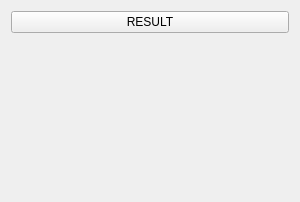
<?xml version="1.0" encoding="UTF-8"?>
<ui version="4.0">
 <class>Widget</class>
 <widget class="QWidget" name="Widget">
  <property name="geometry">
   <rect>
    <x>0</x>
    <y>0</y>
    <width>300</width>
    <height>202</height>
   </rect>
  </property>
  <property name="windowTitle">
   <string>Widget</string>
  </property>
  <layout class="QVBoxLayout" name="verticalLayout">
   <item>
    <layout class="QHBoxLayout" name="horizontalLayout">
     <item>
      <widget class="QPushButton" name="pbtChromakey">
       <property name="text">
        <string>RESULT</string>
       </property>
      </widget>
     </item>
    </layout>
   </item>
   <item>
    <layout class="QHBoxLayout" name="horizontalLayout_2">
     <item>
      <widget class="QLabel" name="labelChromakey">
       <property name="minimumSize">
        <size>
         <width>0</width>
         <height>150</height>
        </size>
       </property>
       <property name="text">
        <string/>
       </property>
      </widget>
     </item>
    </layout>
   </item>
  </layout>
 </widget>
 <layoutdefault spacing="6" margin="11"/>
 <resources/>
 <connections/>
</ui>
